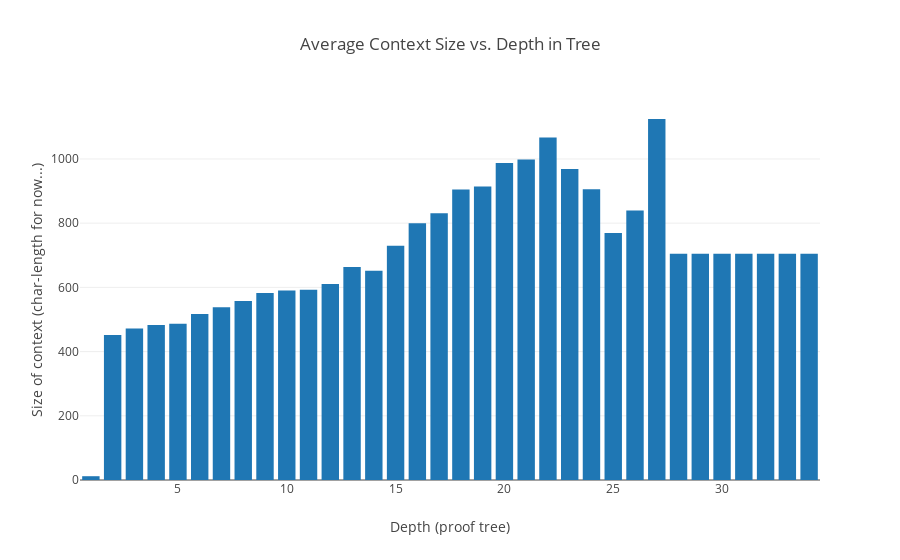

The code cell stored with this chart in its notebook:
### Code cell
import plotly
import plotly.plotly as py
import plotly.graph_objs as go

avg_depth_ctx_size = tactr_stats.avg_depth_size(DepthMode.CONTEXT).items()
data = [go.Bar(x=[p[0] for p in avg_depth_ctx_size], y=[p[1] for p in avg_depth_ctx_size])]

layout = go.Layout(
    title='Average Context Size vs. Depth in Tree',
    xaxis=dict(
        title='Depth (proof tree)'
    ),
    yaxis=dict(
        title='Size of context (char-length for now...)',
    ),
)
fig = go.Figure(data=data, layout=layout)
plotly.offline.init_notebook_mode(connected=True)
plotly.offline.iplot(fig, filename='average-context-size')

### Figure 1 — Plotly figure (JSON) as saved in the notebook; plotly's stock layout.template omitted (floating-point values rounded to 4 significant figures)
{"data": [{"type": "bar", "x": [1, 2, 3, 4, 5, 6, 7, 8, 9, 10, 11, 12, 13, 14, 15, 16, 17, 18, 19, 20, 21, 22, 23, 24, 25, 26, 27, 28, 29, 30, 31, 32, 33, 34], "y": [11.8, 451.7, 471.8, 482.8, 486.6, 517.1, 538.4, 557.9, 582.2, 590.2, 592.5, 610.9, 663.5, 651.5, 729.6, 799.9, 831.3, 905.0, 914.1, 987.8, 998.4, 1067.0, 968.4, 905.7, 769.4, 839.6, 1124.0, 705, 705, 705, 705, 705, 705, 705]}], "layout": {"title": "Average Context Size vs. Depth in Tree", "xaxis": {"title": "Depth (proof tree)"}, "yaxis": {"title": "Size of context (char-length for now...)"}}}
